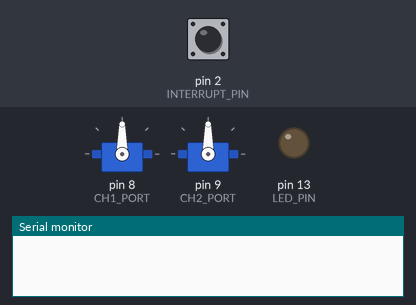
Simulated run of this sketch. Board: Arduino Uno, built with avr-gcc and run on an emulated ATmega328P. Parts: 2 × servo, output pins drawn as LEDs (lit = HIGH), the last lines printed to the serial monitor. Dashed ring = blinking. Inputs (shaded band) come from the test bench; at power-on: pin 2 (INTERRUPT_PIN) HIGH. EEPROM starts erased.

Above: at 1.2 s.
1.3 s: pin 2 (INTERRUPT_PIN) pulled LOW for 0.15 s
At 4.1 s:
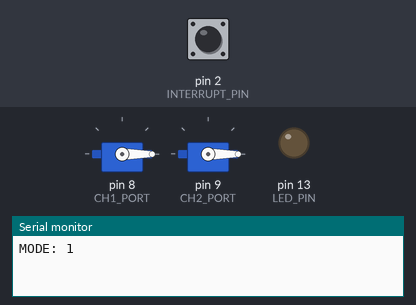
4.4 s: pin 2 (INTERRUPT_PIN) pulled LOW for 1 s
At 7.7 s:
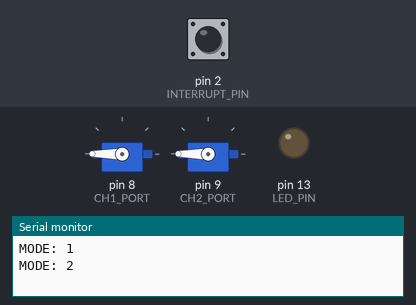
8.4 s: pin 2 (INTERRUPT_PIN) pulled LOW for 0.15 s
At 8.8 s:
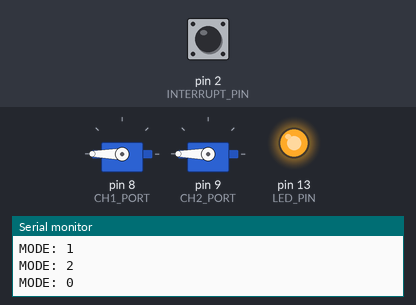
10.4 s: pin 2 (INTERRUPT_PIN) pulled LOW for 3.2 s
At 10.8 s:
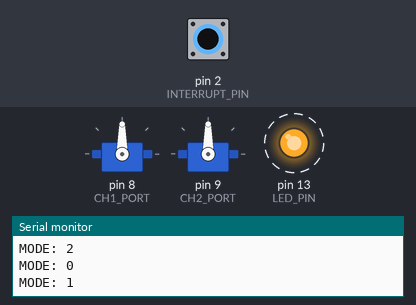
Timing chart, 0 to 13.9 s (numbered marks = the images above; inputs shaded):
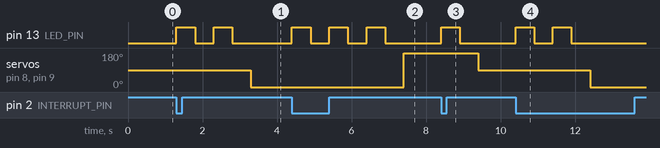

Measured:
- after the input at 1.3 s, pin 13 (LED_PIN): alternates HIGH for 0.50 s and LOW for 0.50 s, 4 changes in all, then stays LOW, starting at once; servo on pin 8 (CH1_PORT), servo on pin 9 (CH2_PORT): 90° → 0° after 2.0 s
- after the input at 4.4 s, pin 13 (LED_PIN): alternates HIGH for 0.50 s and LOW for 0.50 s, 6 changes in all, then stays LOW, starting at once; servo on pin 8 (CH1_PORT), servo on pin 9 (CH2_PORT): 0° → 180° after 3.0 s
- after the input at 8.4 s, pin 13 (LED_PIN): LOW → HIGH at once, → LOW 0.50 s later; servo on pin 8 (CH1_PORT), servo on pin 9 (CH2_PORT): 180° → 90° after 1.0 s
- after the input at 10.4 s, pin 13 (LED_PIN): alternates HIGH for 0.50 s and LOW for 0.50 s, 4 changes in all, then stays LOW, starting at once; servo on pin 8 (CH1_PORT), servo on pin 9 (CH2_PORT): 90° → 0° after 2.0 s

The sketch:

Servo_Tester.ino
```cpp
/*
 * Please do not delete the lines below
 * YOUTUBE:   3DPrintAZ
 *
 */

#include <Servo.h>
#include <EEPROM.h>

#define LED_PIN 13
#define INTERRUPT_PIN 2
#define CH1_PORT 8 //Servo1
#define CH2_PORT 9 //Servo2

#define VALSERVO_FORWARD 180
#define VALSERVO_STOP 90
#define VALSERVO_BACKWARD 0

int MODE = 0;
Servo ch1, ch2;
#define ADDR_MEM_MODE 0

void setup(){
  Serial.begin(115200);

  MODE = EEPROM.read(ADDR_MEM_MODE);

  pinMode(INTERRUPT_PIN, INPUT_PULLUP);
  attachInterrupt(digitalPinToInterrupt(INTERRUPT_PIN), modeChange, FALLING);

  pinMode(LED_PIN, OUTPUT);

  ch1.attach(CH1_PORT);
  ch2.attach(CH2_PORT);

  ch1.write(VALSERVO_STOP);
  ch2.write(VALSERVO_STOP);
}

bool bNewModeSetting = false;
unsigned long myTime = 0;
void modeChange() {
  unsigned long t = millis();
  if(t - myTime > 500)
  {
    myTime = t;
    MODE=(++MODE)%3;
    bNewModeSetting = true;
    Serial.println("MODE: " + String(MODE));
    EEPROM.write(ADDR_MEM_MODE, MODE);
  }
}

int timeProcess = 0;

unsigned long _t1 = 0;
bool IsSleep = false;

void loop(){
  if(bNewModeSetting)
  {
    bNewModeSetting = false;
    for(int i=0; i<MODE+1; i++)
    {
      digitalWrite(LED_PIN , HIGH);
      delay(500);
      digitalWrite(LED_PIN , LOW);
      delay(500);
    }
  }
  if(MODE == 0)
  {
    ch1.write(VALSERVO_STOP);
    ch2.write(VALSERVO_STOP);
  }
  else if(MODE == 1)
  {
    ch1.write(VALSERVO_BACKWARD);
    ch2.write(VALSERVO_BACKWARD);
  }
  else if(MODE == 2)
  {
    ch1.write(VALSERVO_FORWARD);
    ch2.write(VALSERVO_FORWARD);
  }
delay(timeProcess);
}
```
